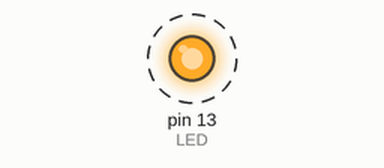
Recording of a sketch running on a simulated Arduino Uno, built with avr-gcc and run on an emulated ATmega328P. On the bench: output pins drawn as LEDs (lit = HIGH). Dashed ring = blinking. What the sketch prints to the serial monitor is not drawn.

Above: at 0.5 s.
Timing chart, 0 to 4.6 s (numbered marks = the images above):
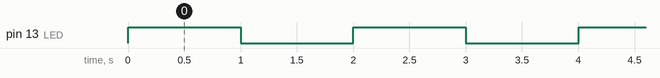

The sketch:

bitmask.ino
```cpp
#define USBMIDIPORT 0
#define MIDI1PORT 1
#define MIDI2PORT 2
#define MIDI3PORT 3

byte outputMap = 0;  // Bitmasked map of outputs
char* outputNames[] = { "USBmidi", "MIDI1", "MIDI2", "MIDI3"};
int  notesOn = 0; // How many notes are on
char* theNoteNames[] = { "C", "C#", "D", "Eb", "E", "F", "F#", "G", "Ab", "A", "Bb", "B"};
  /*  bitmask (1 = send, 0 = don't send)
    USBport | MIDI1 | MIDI2 | MIDI3
  */
int LED = 13;

void setup() {
  Serial.begin(115200);
  pinMode(LED, OUTPUT);
  Serial.println("--------------------------");
  Serial.println("--                      --");
}

void loop() {
  digitalWrite(LED, HIGH);
  //cycleBits(outputMap);
  testBits(outputMap);
  delay(1000);
  digitalWrite(LED, LOW);
  delay(1000);
  addABit(1);
}

void addABit(int v) {
  outputMap = outputMap + v;
  outputMap = (outputMap % 16);
}

void printTheNotes() {
  for (int i = 0; i < 12; i++ ) {
    Serial.print("note :");
    Serial.print(theNoteNames[i]);
    Serial.print(" ");
  }
  Serial.println("---");
}

void testBits(byte outputMap) {
  Serial.print("Test bits with output map ");
  Serial.println(outputMap);
  if (outputMap & (1 << USBMIDIPORT) ) Serial.println(outputNames[USBMIDIPORT]);
  if (outputMap & (1 << MIDI1PORT ) ) Serial.println(outputNames[MIDI1PORT]);
  if (outputMap & (1 << MIDI2PORT ) ) Serial.println(outputNames[MIDI2PORT]);
  if (outputMap & (1 << MIDI3PORT ) ) Serial.println(outputNames[MIDI3PORT]);
}

void cycleBits(byte outputMap) {
  for(int i = 0, mask = 1; i < 4; i++, mask = mask << 1) {
    Serial.print("i = ");
    Serial.print(i);
    Serial.print(" mask: ");
    Serial.println(mask);
    if (outputMap & mask)
    {
      Serial.print(outputNames[i]);
      Serial.println(" is on.");
     // printTheNotes();
        // bit is on
    } else {
      Serial.print(outputNames[i]);
      Serial.println(" is off.");
        // bit is off
    }
}

}
```

Measured:
- by itself, pin 13 (LED): alternates HIGH for 1.0 s and LOW for 1.0 s
